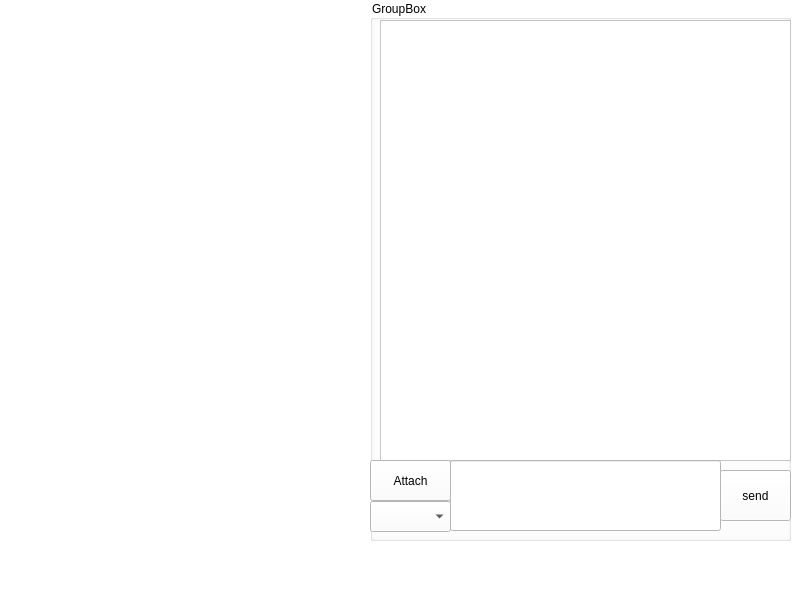
<?xml version="1.0" encoding="UTF-8"?>
<ui version="4.0">
 <class>page4_home</class>
 <widget class="QMainWindow" name="page4_home">
  <property name="geometry">
   <rect>
    <x>0</x>
    <y>0</y>
    <width>800</width>
    <height>600</height>
   </rect>
  </property>
  <property name="windowTitle">
   <string>MainWindow</string>
  </property>
  <property name="styleSheet">
   <string notr="true">background-color: rgb(255, 255, 255);</string>
  </property>
  <widget class="QWidget" name="centralwidget">
   <widget class="QGroupBox" name="groupBox_chatbox">
    <property name="geometry">
     <rect>
      <x>370</x>
      <y>0</y>
      <width>421</width>
      <height>541</height>
     </rect>
    </property>
    <property name="title">
     <string>GroupBox</string>
    </property>
    <widget class="QTextBrowser" name="textBrowser_receivedMessages">
     <property name="geometry">
      <rect>
       <x>10</x>
       <y>20</y>
       <width>411</width>
       <height>441</height>
      </rect>
     </property>
    </widget>
    <widget class="QLineEdit" name="lineEdit_message">
     <property name="geometry">
      <rect>
       <x>80</x>
       <y>460</y>
       <width>271</width>
       <height>71</height>
      </rect>
     </property>
    </widget>
    <widget class="QPushButton" name="pushButton_sendMessage">
     <property name="geometry">
      <rect>
       <x>350</x>
       <y>470</y>
       <width>71</width>
       <height>51</height>
      </rect>
     </property>
     <property name="text">
      <string>send</string>
     </property>
    </widget>
    <widget class="QComboBox" name="comboBox_receiver">
     <property name="geometry">
      <rect>
       <x>0</x>
       <y>501</y>
       <width>81</width>
       <height>31</height>
      </rect>
     </property>
    </widget>
    <widget class="QPushButton" name="pushButton_sendAttachment">
     <property name="geometry">
      <rect>
       <x>0</x>
       <y>460</y>
       <width>81</width>
       <height>41</height>
      </rect>
     </property>
     <property name="text">
      <string>Attach</string>
     </property>
    </widget>
   </widget>
  </widget>
  <widget class="QMenuBar" name="menubar">
   <property name="geometry">
    <rect>
     <x>0</x>
     <y>0</y>
     <width>800</width>
     <height>26</height>
    </rect>
   </property>
  </widget>
  <widget class="QStatusBar" name="statusbar"/>
 </widget>
 <resources/>
 <connections/>
</ui>
